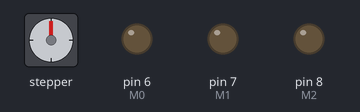
A sketch run on a simulated Arduino Uno, built with avr-gcc and run on an emulated ATmega328P. Parts: stepper motor, output pins drawn as LEDs (lit = HIGH). Stepper angles assume 200 steps per turn.

Above: at 0.05 s.
At 0.95 s:
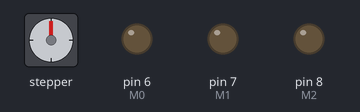
At 1.9 s:
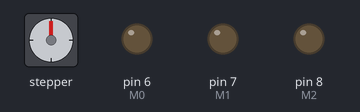
At 5.65 s:
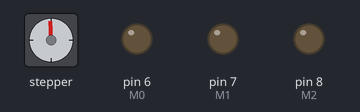
Timing chart, 0 to 10.1 s (numbered marks = the images above):
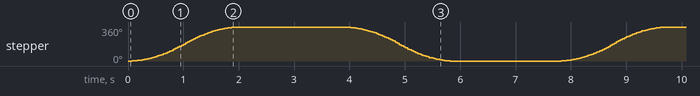

The sketch:

Stepper_prova.ino
```cpp
#include <AccelStepper.h>

const int Step_pin = 2;
const int Dir_pin = 3;

const int M0 = 6;
const int M1 = 7;
const int M2 = 8;

const int stepsPerRevolution = 200;

AccelStepper stepper(AccelStepper::DRIVER, Step_pin, Dir_pin);

void setup() {
  // put your setup code here, to run once:
  pinMode(M0, OUTPUT);
  pinMode(M1, OUTPUT);
  pinMode(M2, OUTPUT);

  digitalWrite(M0, LOW);
  digitalWrite(M1, LOW);
  digitalWrite(M2, LOW);

  float MaxRPM = 200;
  float Max_speed = stepsPerRevolution * MaxRPM / 60;
  stepper.setMaxSpeed(200);

  float Accel = 500;
  float Accel_step = Accel * stepsPerRevolution / 60;
  stepper.setAcceleration(200);

  stepper.setCurrentPosition(0);
}

void loop() {
  // put your main code here, to run repeatedly:
  stepper.move(200);

  while (stepper.distanceToGo() != 0) {
    stepper.run();}

  delay(2000);

  stepper.move(-200);

  while (stepper.distanceToGo() != 0) {
    stepper.run();}

  delay(2000);
}
```

Measured:
- by itself, stepper: turns 360° clockwise in 1.9 s, then 360° counter-clockwise in 1.9 s, repeating every 7.8 s
